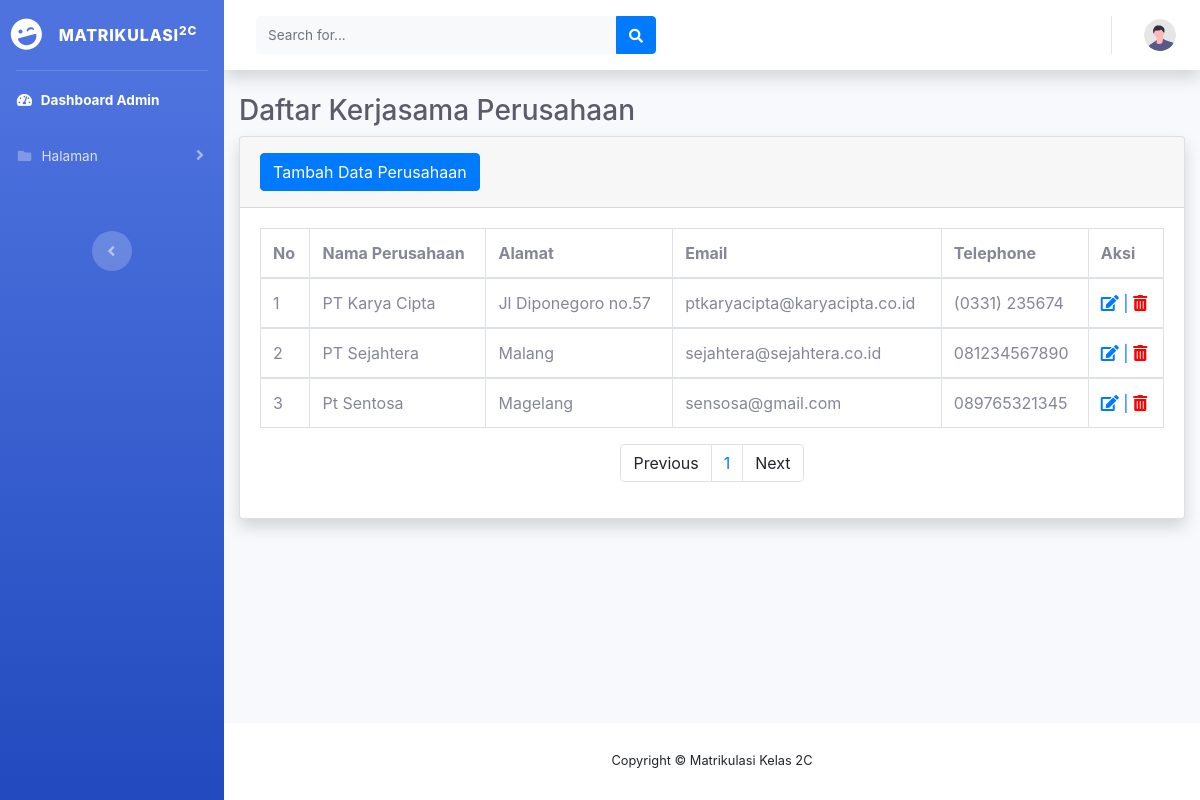
Page /perusahaan.php on the committed database.
### tables this page shows
CREATE TABLE `perusahaan` (
  `Id` int(11) NOT NULL,
  `Nama_Perusahaan` varchar(45) NOT NULL,
  `Alamat` varchar(45) NOT NULL,
  `Email` varchar(45) NOT NULL,
  `Telephone` varchar(45) NOT NULL
);

### perusahaan.php (the view, shortened to what this page needs)
<?php
include ('database.php');
?>
<!DOCTYPE html>
<html lang="en">
<head>
    <link href="vendor/fontawesome-free/css/all.min.css" rel="stylesheet" type="text/css">
    <link href="css/sb-admin-2.min.css" rel="stylesheet">
    <link href="https://cdnjs.cloudflare.com/ajax/libs/limonte-sweetalert2/7.33.1/sweetalert2.min.css" rel="stylesheet"></link>
    <link rel="stylesheet" type="text/css" href="https://cdnjs.cloudflare.com/ajax/libs/twitter-bootstrap/4.1.3/css/bootstrap.min.css">
</head>
<body id="page-top">
    <div id="wrapper">
        <ul class="navbar-nav bg-gradient-primary sidebar sidebar-dark accordion" id="accordionSidebar">
            <a class="sidebar-brand d-flex align-items-center justify-content-center" href="dashboard.php">
                <div class="sidebar-brand-icon rotate-n-15">
                    <i class="fas fa-laugh-wink"></i>
                </div>
                <div class="sidebar-brand-text mx-3">Matrikulasi<sup>2C</sup></div>
            </a>
            <hr class="sidebar-divider my-0">
            <li class="nav-item active">
                <a class="nav-link" href="dashboard.php">
                    <i class="fas fa-fw fa-tachometer-alt"></i>
                    <span>Dashboard Admin</span></a>
            </li>
            <li class="nav-item">
                <a class="nav-link collapsed" href="#" data-toggle="collapse" data-target="#collapsePages"
                    aria-expanded="true" aria-controls="collapsePages">
                    <i class="fas fa-fw fa-folder"></i>
                    <span>Halaman</span>
                </a>
            </li>
            <br><br>
            <div class="text-center d-none d-md-inline">
                <button class="rounded-circle border-0" id="sidebarToggle"></button>
            </div>
        </ul>
        <div id="content-wrapper" class="d-flex flex-column">
            <div id="content">
                <nav class="navbar navbar-expand navbar-light bg-white topbar mb-4 static-top shadow">
                    <form
                        class="d-none d-sm-inline-block form-inline mr-auto ml-md-3 my-2 my-md-0 mw-100 navbar-search">
                        <div class="input-group">
                            <input type="text" class="form-control bg-light border-0 small" placeholder="Search for..."
                                aria-label="Search" aria-describedby="basic-addon2">
                            <div class="input-group-append">
                                <button class="btn btn-primary" type="button">
                                    <i class="fas fa-search fa-sm"></i>
                                </button>
                            </div>
                        </div>
                    </form>
                    <ul class="navbar-nav ml-auto">
                        <li class="nav-item dropdown no-arrow">
                            <a class="nav-link dropdown-toggle" href="#" id="userDropdown" role="button"
                                data-toggle="dropdown" aria-haspopup="true" aria-expanded="false">
                                <img class="img-profile rounded-circle"
                                    src="img/undraw_profile.svg">
                            </a>
                        </li>
                    </ul>
                </nav>
                <div class="container-fluid">
                    <h1 class="h3 mb-2 text-gray-800">Daftar Kerjasama Perusahaan</h1>
                    <div class="card shadow mb-4">
                        <div class="card-header py-3">
                        <a href="tambah_perusahaan.php" class="btn btn-primary">Tambah Data Perusahaan</a>
                        </div>
                        <div class="card-body">
                            <div class="table-responsive">
                            <table class="table table-bordered" id="dataTable" width="100%" cellspacing="0">
                                    <thead>
                                        <tr>
                                            <th>No</th>
                                            <th>Nama Perusahaan</th>
                                            <th>Alamat</th>
                                            <th>Email</th>
                                            <th>Telephone</th>
                                            <th>Aksi</th>
                                        </tr>
                                    </thead>
                                    <?php
                                    $batas = 5;
                                    $halaman = isset($_GET['halaman'])?(int)$_GET['halaman'] : 1;
                                    $halaman_awal = ($halaman>1) ? ($halaman * $batas) - $batas : 0;
                                    $previous = $halaman - 1;
                                    $next = $halaman + 1;
                                    $i = 1;
                                    $data = mysqli_query($koneksi, "SELECT * FROM perusahaan");
                                    $jumlah_data = mysqli_num_rows($data);
				                    $total_halaman = ceil($jumlah_data / $batas);
                                    $data_perusahaan = mysqli_query($koneksi,"select * from perusahaan limit $halaman_awal, $batas");
                                    while($d = mysqli_fetch_array($data_perusahaan)) {
                                    ?>
                                    <tbody>
                                        <tr>
                                            <td><?php echo $i++; ?></td>
                                            <td><?php echo $d['Nama_Perusahaan']; ?></td>
                                            <td><?php echo $d['Alamat']; ?></td>
                                            <td><?php echo $d['Email']; ?></td>
                                            <td><?php echo $d['Telephone']; ?></td>
                                            <td>
                                                <a href="update_perusahaan.php?id=<?php echo $d['Id']; ?>"><i class="fas fa-edit"></i>
                                                                                |
                                                </a><a href="hapus_perusahaan.php?id=<?php echo $d['Id']; ?>"><i class="fas fa-trash-alt" style="color: red"></i></a>
                                            </td>
                                        </tr>
                                    </tbody>
                                    <?php
                                    }
                                    ?>
                                </table>
                                <nav>
                                    <ul class="pagination justify-content-center">
                                        <li class="page-item">
                                            <a class="page-link" <?php if($halaman > 1){ echo "href='?halaman=$previous'"; } ?>>Previous</a>
                                        </li>
                                        <?php
                                        for($x=1;$x<=$total_halaman;$x++){
                                            ?>
                                            <li class="page-item"><a class="page-link" href="?halaman=<?php echo $x ?>"><?php echo $x; ?></a></li>
                                            <?php
                                        }
                                        ?>
                                        <li class="page-item">
                                            <a  class="page-link" <?php if($halaman < $total_halaman) { echo "href='?halaman=$next'"; } ?>>Next</a>
                                        </li>
                                    </ul>
                                </nav>
                            </div>
                        </div>
                    </div>
                </div>
            </div>
            <footer class="sticky-footer bg-white">
                <div class="container my-auto">
                    <div class="copyright text-center my-auto">
                        <span>Copyright &copy; Matrikulasi Kelas 2C</span>
                    </div>
                </div>
            </footer>
        </div>
    </div>
</body>
</html>

### rows in the picture
perusahaan: Nama_Perusahaan "PT Karya Cipta", Alamat "Jl Diponegoro no.57", Email "ptkaryacipta@karyacipta.co.id", Telephone "(0331) 235674"
perusahaan: Nama_Perusahaan "PT Sejahtera", Alamat "Malang", Email "sejahtera@sejahtera.co.id", Telephone "081234567890"
perusahaan: Nama_Perusahaan "Pt Sentosa", Alamat "Magelang", Email "sensosa@gmail.com", Telephone "089765321345"
